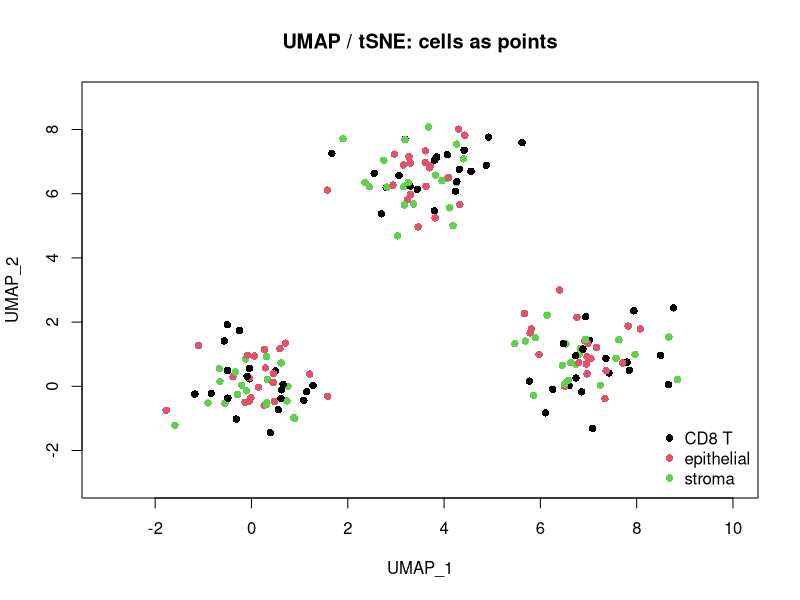

Source code (R):
png("umap.png", width = 900, height = 600)

# 180 cells, 3 clusters, coordinates from a fake UMAP layout
set.seed(1)
centers <- rbind(c(0, 0), c(7, 1), c(3.5, 6.5))
pts <- do.call(rbind, lapply(1:3, function(k)
  cbind(centers[k, 1] + rnorm(60, 0, 0.8), centers[k, 2] + rnorm(60, 0, 0.8))))
cluster <- rep(c("CD8 T", "epithelial", "stroma"), each = 60)

plot(pts, col = 1:3, pch = 16, main = "UMAP / tSNE: cells as points",
     xlab = "UMAP_1", ylab = "UMAP_2", xlim = c(-3, 10), ylim = c(-3, 9))
legend("bottomright", legend = c("CD8 T", "epithelial", "stroma"),
       col = 1:3, pch = 16, bty = "n")

dev.off()
